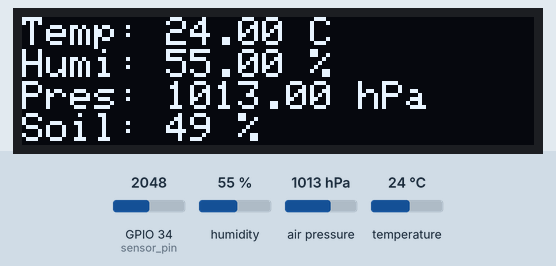
Recording of a sketch running on a simulated ESP32. Shown: 128×32 one-colour display. The inputs (shaded band) are chosen by the test bench; at power-on: GPIO 34 (sensor_pin) = 2048, humidity 55 %, air pressure 1013 hPa, temperature 24 °C. WiFi joins after 1.5 s; servers stay silent unless stated; the display library's start-up logo is not drawn; no MQTT or app messages arrive unless stated; what the sketch prints to the serial monitor is not drawn.

Above: at 30.1 s.

The sketch:

ESP32_Chili.ino
```cpp
#include <Wire.h>
#include <WiFi.h>
#include <Adafruit_Sensor.h>
#include <Adafruit_BME280.h>
#include <Adafruit_SSD1306.h>
#include <PubSubClient.h>

const char* WIFI_SSID = "CBB11"; //"ABDARSMZL";
const char* WIFI_PASSWORD = "syirasyad"; //"AAM021218";

// Raspberry Pi Mosquitto MQTT Broker
#define MQTT_HOST IPAddress (45, 149, 187, 197) //(192, 168, 1, 17) //(192, 168, 100, 108)
#define MQTT_PORT 1883

// MQTT Topics
#define MQTT_PUB "esp32/chili"

Adafruit_BME280 bme; // I2C
Adafruit_SSD1306 display = Adafruit_SSD1306(128, 32, &Wire);

WiFiClient wifiClient;
PubSubClient client(wifiClient);
int status = WL_IDLE_STATUS;
unsigned long lastSend;

int moisture,sensor_analog;
const int sensor_pin = 34; // Soil moisture sensor's PIN

void getAndSendSensorData()
{
  Serial.println("Collecting sensor data.");

  sensor_analog = analogRead(sensor_pin);
  moisture = ( 100 - ( (sensor_analog/4095.00) * 100 ) );

  // Read temperature as Celsius (the default)
  float temperature = bme.readTemperature();
  float humidity = bme.readHumidity();
  float pressure = bme.readPressure() / 100.0F;

  // Check if any reads failed and exit early (to try again).
  if (isnan(temperature) || isnan(humidity) || isnan(pressure)) {
    Serial.println("Failed to read from BME280 sensor!");
    return;
  }

  Serial.println("Sending data to MQTT");

  display.clearDisplay();
  display.setCursor(0, 0);
  display.print("Temp: ");
  display.print(temperature);
  display.println(" C");
  display.print("Humi: ");
  display.print(humidity);
  display.println(" %");
  display.print("Pres: ");
  display.print(pressure);
  display.println(" hPa");
  display.print("Soil: ");
  display.print(moisture);
  display.println(" %");

  display.display();
  delay (100);

  // Prepare a JSON payload string
  String payload = "{";
  payload += "\"temperature\":";
  payload += String(temperature);
  payload += ",";
  payload += "\"humidity\":";
  payload += String(humidity);
  payload += ",";
  payload += "\"pressure\":";
  payload += String(pressure);
  payload += ",";
  payload += "\"moisture\":";
  payload += String(moisture);
  payload += "}";

  char attributes[1000];
  payload.toCharArray( attributes, 1000 );
  client.publish( MQTT_PUB, attributes);
  Serial.println( attributes );
}

void reconnect() {
  // Loop until we're reconnected
  while (!client.connected()) {
    status = WiFi.status();
    if ( status != WL_CONNECTED) {
      // Koneksi ke jaringan Wi-Fi menggunakan SSID dan Password
      Serial.print("Menghubungkan ke ");
      Serial.println(WIFI_SSID);
      WiFi.begin(WIFI_SSID, WIFI_PASSWORD);
      while (WiFi.status() != WL_CONNECTED) {
        delay(500);
      Serial.print(".");
      }
      // Menampilkan local IP address
      Serial.println("");
      Serial.println("Terhubung dengan WiFi.");
      Serial.println("IP address: ");
      Serial.println(WiFi.localIP());
      Serial.println("");
    }
    Serial.print("Menghubungkan ke MQTT ...");
    // Attempt to connect (clientId, username, password)
    if ( client.connect(MQTT_PUB) ) {
      Serial.println( "[DONE]" );
    } else {
      Serial.print( "[FAILED] [ rc = " );
      Serial.println( " : retrying in 5 seconds]" );
      delay( 500 );
    }
  }
}

void setup() {
  lastSend = 0;
  Serial.begin(9600);
  // default settings
  if (!bme.begin(0x76)) {
    Serial.println("Could not find a valid BME280 sensor");
    while (1) delay(10);
  }
  Serial.println("Found a sensor");

  // SSD1306_SWITCHCAPVCC = generate display voltage from 3.3V internally
  if (!display.begin(SSD1306_SWITCHCAPVCC, 0x3C)) { // Address 0x3C for 128x32
    Serial.println(F("SSD1306 allocation failed"));
    for (;;)
      ; // Don't proceed, loop forever
  }
  display.display();
  delay(1000); // Pause for a seconds
  display.setTextSize(1);
  display.setTextColor(WHITE);
  display.setRotation(0);

  // Koneksi ke jaringan Wi-Fi menggunakan SSID dan Password
  Serial.print("Menghubungkan ke ");
  Serial.println(WIFI_SSID);
  WiFi.begin(WIFI_SSID, WIFI_PASSWORD);
  while (WiFi.status() != WL_CONNECTED) {
    delay(500);
    Serial.print(".");
  }

  // Menampilkan local IP address
  Serial.println("");
  Serial.println("Terhubung dengan WiFi.");
  Serial.println("IP address: ");
  Serial.println(WiFi.localIP());
  Serial.println("");

  client.setServer(MQTT_HOST, MQTT_PORT);
}

void loop() {
  if ( !client.connected() )
  {
    reconnect();
  }

  if ( millis() - lastSend > 30000 ) { // kirim data tiap 30 detik
    getAndSendSensorData();
    lastSend = millis();
  }
}
```
